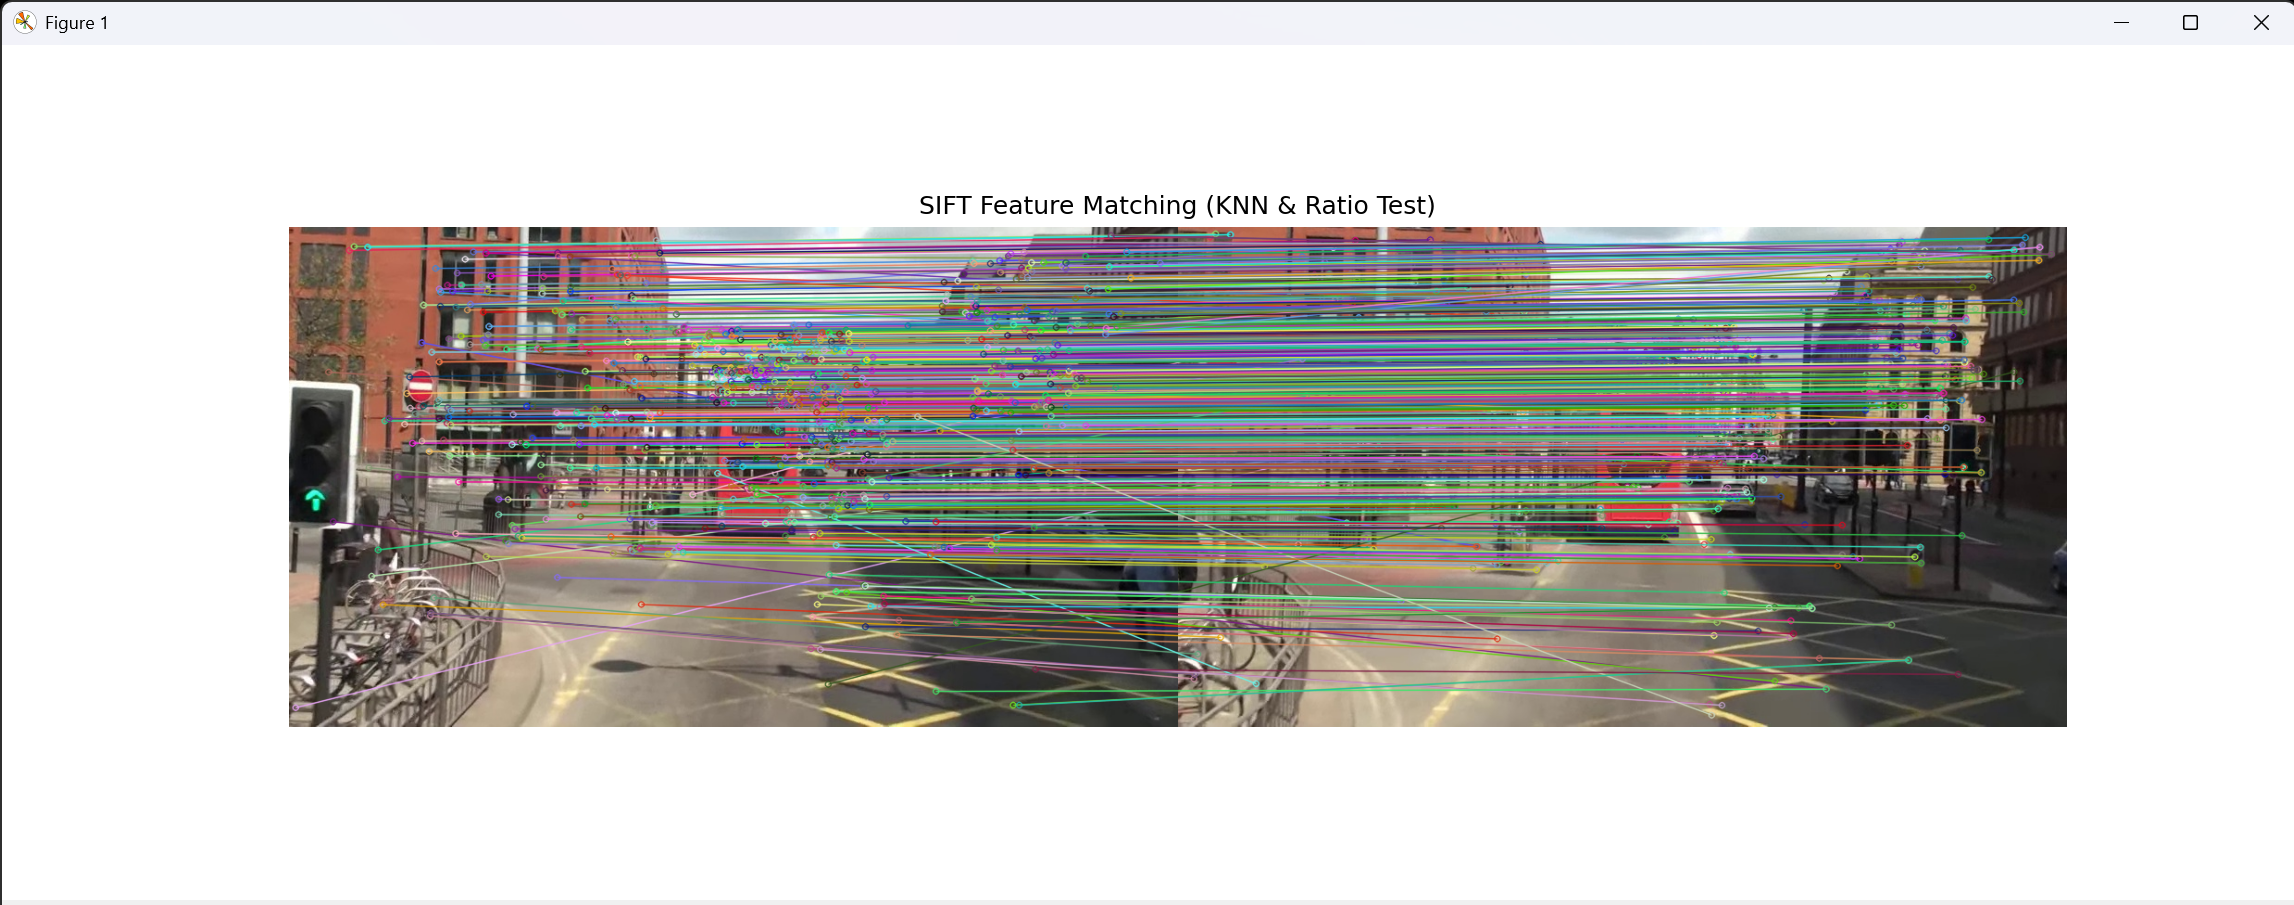

Here is the Python script that generated this plot:
import cv2 # 컴퓨터 비전 처리를 위한 OpenCV 라이브러리를 임포트합니다.
import matplotlib.pyplot as plt # 결과 이미지 시각화를 위해 matplotlib을 임포트합니다. 

# 1. 이미지 로드
# cv.imread()를 사용하여 두 개의 이미지를 불러옵니다. 
img1 = cv2.imread('mot_color70.jpg') # 첫 번째 이미지 로드 
img2 = cv2.imread('mot_color83.jpg') # 두 번째 이미지 로드 

# 이미지가 정상적으로 로드되었는지 확인합니다.
if img1 is None or img2 is None:
    print("Error: 매칭할 이미지 파일을 찾을 수 없습니다.") # 에러 메시지를 출력합니다.
    exit() # 프로그램 종료

# matplotlib 시각화를 위해 두 이미지 모두 BGR에서 RGB로 색상 공간을 변환합니다.
img1_rgb = cv2.cvtColor(img1, cv2.COLOR_BGR2RGB)
img2_rgb = cv2.cvtColor(img2, cv2.COLOR_BGR2RGB)

# 특징점 검출을 위해 두 이미지를 그레이스케일로 변환합니다.
gray1 = cv2.cvtColor(img1, cv2.COLOR_BGR2GRAY)
gray2 = cv2.cvtColor(img2, cv2.COLOR_BGR2GRAY)

# 2. SIFT 특징점 및 디스크립터 추출
# cv.SIFT_create()를 사용하여 SIFT 객체를 생성합니다. 
sift = cv2.SIFT_create()

# 첫 번째 이미지에서 특징점과 디스크립터를 추출합니다.
kp1, des1 = sift.detectAndCompute(gray1, None)
# 두 번째 이미지에서 특징점과 디스크립터를 추출합니다.
kp2, des2 = sift.detectAndCompute(gray2, None)

# 3. 특징점 매칭
# cv.BFMatcher()를 사용하여 두 영상 간 특징점을 매칭할 객체를 생성합니다. L2 노름을 사용합니다. 
bf = cv2.BFMatcher(cv2.NORM_L2)

# knnMatch()를 사용하여 각 특징점당 가장 유사한 2개의 이웃(k=2) 매칭점을 찾습니다. 
matches = bf.knnMatch(des1, des2, k=2)

# 좋은 매칭점만을 선별하기 위한 빈 리스트를 생성합니다.
good_matches = []
# knnMatch로 반환된 매칭점들 중 첫 번째(m)와 두 번째(n) 매칭 거리를 순회합니다.
for m, n in matches:
    # 최근접 이웃 거리 비율을 적용하여 매칭 정확도를 높입니다. (Lowe's Ratio Test, 임계값 0.75) 
    if m.distance < 0.75 * n.distance:
        good_matches.append([m]) # 조건을 만족하는 DMatch 객체만 리스트에 추가합니다. 

# 4. 결과 시각화
# cv.drawMatches() (또는 knn 매칭용 drawMatchesKnn)를 사용하여 매칭 결과를 시각화합니다. 
img_matches = cv2.drawMatchesKnn(img1_rgb, kp1, img2_rgb, kp2, good_matches, None, flags=cv2.DRAW_MATCHES_FLAGS_NOT_DRAW_SINGLE_POINTS)

# matplotlib을 이용하여 매칭 결과를 출력하기 위해 Figure를 생성합니다. 
plt.figure(figsize=(15, 8))
# 시각화할 이미지를 화면에 그립니다.
plt.imshow(img_matches)
# 이미지 제목을 설정합니다.
plt.title('SIFT Feature Matching (KNN & Ratio Test)')
# 축 눈금을 숨겨 깔끔하게 보여줍니다.
plt.axis('off')
# 화면에 그래프를 띄웁니다.
plt.show()
